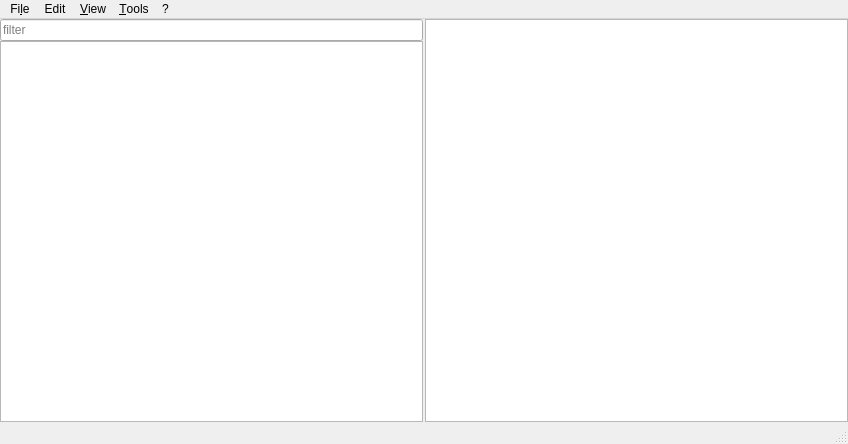
<?xml version="1.0" encoding="UTF-8"?>
<ui version="4.0">
 <class>QtGui::MainWindow</class>
 <widget class="QMainWindow" name="QtGui::MainWindow">
  <property name="geometry">
   <rect>
    <x>0</x>
    <y>0</y>
    <width>848</width>
    <height>444</height>
   </rect>
  </property>
  <property name="windowTitle">
   <string>Password Manager</string>
  </property>
  <property name="windowIcon">
   <iconset resource="../resources/icons.qrc">
    <normaloff>:/icons/hicolor/128x128/apps/passwordmanager.png</normaloff>:/icons/hicolor/128x128/apps/passwordmanager.png</iconset>
  </property>
  <property name="locale">
   <locale language="English" country="UnitedStates"/>
  </property>
  <widget class="QWidget" name="centralWidget">
   <property name="acceptDrops">
    <bool>true</bool>
   </property>
   <layout class="QVBoxLayout" name="verticalLayout_3">
    <property name="spacing">
     <number>0</number>
    </property>
    <property name="leftMargin">
     <number>0</number>
    </property>
    <property name="topMargin">
     <number>0</number>
    </property>
    <property name="rightMargin">
     <number>0</number>
    </property>
    <property name="bottomMargin">
     <number>0</number>
    </property>
    <item>
     <widget class="QWidget" name="mainWidget" native="true">
      <layout class="QHBoxLayout" name="horizontalLayout">
       <property name="spacing">
        <number>0</number>
       </property>
       <property name="leftMargin">
        <number>0</number>
       </property>
       <property name="topMargin">
        <number>0</number>
       </property>
       <property name="rightMargin">
        <number>0</number>
       </property>
       <property name="bottomMargin">
        <number>0</number>
       </property>
       <item>
        <widget class="QSplitter" name="splitter">
         <property name="orientation">
          <enum>Qt::Horizontal</enum>
         </property>
         <property name="handleWidth">
          <number>1</number>
         </property>
         <widget class="QWidget" name="leftWidget" native="true">
          <layout class="QVBoxLayout" name="verticalLayout_2">
           <property name="spacing">
            <number>0</number>
           </property>
           <property name="leftMargin">
            <number>0</number>
           </property>
           <property name="topMargin">
            <number>0</number>
           </property>
           <property name="rightMargin">
            <number>1</number>
           </property>
           <property name="bottomMargin">
            <number>0</number>
           </property>
           <item>
            <widget class="Widgets::ClearLineEdit" name="accountFilterLineEdit">
             <property name="sizePolicy">
              <sizepolicy hsizetype="Preferred" vsizetype="Fixed">
               <horstretch>0</horstretch>
               <verstretch>0</verstretch>
              </sizepolicy>
             </property>
             <property name="minimumSize">
              <size>
               <width>225</width>
               <height>0</height>
              </size>
             </property>
             <property name="placeholderText">
              <string>filter</string>
             </property>
            </widget>
           </item>
           <item>
            <widget class="QTreeView" name="treeView">
             <property name="contextMenuPolicy">
              <enum>Qt::CustomContextMenu</enum>
             </property>
             <property name="dragEnabled">
              <bool>true</bool>
             </property>
             <property name="dragDropMode">
              <enum>QAbstractItemView::InternalMove</enum>
             </property>
             <property name="defaultDropAction">
              <enum>Qt::MoveAction</enum>
             </property>
             <property name="alternatingRowColors">
              <bool>true</bool>
             </property>
             <property name="animated">
              <bool>true</bool>
             </property>
             <property name="headerHidden">
              <bool>true</bool>
             </property>
            </widget>
           </item>
          </layout>
         </widget>
         <widget class="QWidget" name="rightWidget" native="true">
          <layout class="QVBoxLayout" name="verticalLayout">
           <property name="spacing">
            <number>0</number>
           </property>
           <property name="leftMargin">
            <number>0</number>
           </property>
           <property name="topMargin">
            <number>0</number>
           </property>
           <property name="rightMargin">
            <number>0</number>
           </property>
           <property name="bottomMargin">
            <number>0</number>
           </property>
           <item>
            <widget class="QTableView" name="tableView">
             <property name="contextMenuPolicy">
              <enum>Qt::CustomContextMenu</enum>
             </property>
             <property name="frameShadow">
              <enum>QFrame::Raised</enum>
             </property>
             <property name="dragEnabled">
              <bool>true</bool>
             </property>
             <property name="dragDropMode">
              <enum>QAbstractItemView::DragDrop</enum>
             </property>
             <property name="defaultDropAction">
              <enum>Qt::CopyAction</enum>
             </property>
             <property name="alternatingRowColors">
              <bool>true</bool>
             </property>
            </widget>
           </item>
          </layout>
         </widget>
        </widget>
       </item>
      </layout>
     </widget>
    </item>
   </layout>
  </widget>
  <widget class="QMenuBar" name="menuBar">
   <property name="geometry">
    <rect>
     <x>0</x>
     <y>0</y>
     <width>848</width>
     <height>29</height>
    </rect>
   </property>
   <widget class="QMenu" name="menuProgramm">
    <property name="title">
     <string>Fi&amp;le</string>
    </property>
    <widget class="QMenu" name="menuRecent">
     <property name="title">
      <string>&amp;Recent</string>
     </property>
     <property name="icon">
      <iconset theme="document-open-recent">
       <normaloff/>
      </iconset>
     </property>
     <addaction name="actionSepRecent"/>
     <addaction name="actionClearRecent"/>
    </widget>
    <addaction name="actionCreate"/>
    <addaction name="actionOpen"/>
    <addaction name="actionSave"/>
    <addaction name="actionSaveAs"/>
    <addaction name="actionExport"/>
    <addaction name="actionShowContainingDirectory"/>
    <addaction name="actionAlwaysCreateBackup"/>
    <addaction name="separator"/>
    <addaction name="actionClose"/>
    <addaction name="actionChangepassword"/>
    <addaction name="separator"/>
    <addaction name="menuRecent"/>
    <addaction name="actionQuit"/>
   </widget>
   <widget class="QMenu" name="menu">
    <property name="title">
     <string>?</string>
    </property>
    <addaction name="actionAbout"/>
   </widget>
   <widget class="QMenu" name="menuEdit">
    <property name="title">
     <string>Edit</string>
    </property>
    <addaction name="actionUndo"/>
    <addaction name="actionRedo"/>
    <addaction name="separator"/>
    <addaction name="actionAddAccount"/>
    <addaction name="actionAddCategory"/>
    <addaction name="actionRemoveAccount"/>
    <addaction name="separator"/>
    <addaction name="actionInsertRow"/>
    <addaction name="actionRemoveRows"/>
   </widget>
   <widget class="QMenu" name="menuTools">
    <property name="title">
     <string>&amp;Tools</string>
    </property>
    <addaction name="actionPasswordGenerator"/>
   </widget>
   <widget class="QMenu" name="menuView">
    <property name="title">
     <string>&amp;View</string>
    </property>
    <addaction name="actionHidePasswords"/>
    <addaction name="actionShowUndoStack"/>
   </widget>
   <addaction name="menuProgramm"/>
   <addaction name="menuEdit"/>
   <addaction name="menuView"/>
   <addaction name="menuTools"/>
   <addaction name="menu"/>
  </widget>
  <widget class="QStatusBar" name="statusBar">
   <property name="sizeGripEnabled">
    <bool>true</bool>
   </property>
  </widget>
  <action name="actionOpen">
   <property name="icon">
    <iconset theme="document-open">
     <normaloff/>
    </iconset>
   </property>
   <property name="text">
    <string>&amp;Open ...</string>
   </property>
   <property name="shortcut">
    <string>Ctrl+O</string>
   </property>
  </action>
  <action name="actionQuit">
   <property name="icon">
    <iconset theme="application-exit">
     <normaloff/>
    </iconset>
   </property>
   <property name="text">
    <string>&amp;Quit</string>
   </property>
   <property name="shortcut">
    <string>Ctrl+Q</string>
   </property>
  </action>
  <action name="actionAbout">
   <property name="icon">
    <iconset theme="help-about">
     <normaloff/>
    </iconset>
   </property>
   <property name="text">
    <string>&amp;About</string>
   </property>
  </action>
  <action name="actionSave">
   <property name="icon">
    <iconset theme="document-save">
     <normaloff/>
    </iconset>
   </property>
   <property name="text">
    <string>&amp;Save</string>
   </property>
   <property name="shortcut">
    <string>Ctrl+S</string>
   </property>
  </action>
  <action name="actionCreate">
   <property name="icon">
    <iconset theme="document-new">
     <normaloff/>
    </iconset>
   </property>
   <property name="text">
    <string>&amp;New ...</string>
   </property>
   <property name="shortcut">
    <string>Ctrl+N</string>
   </property>
  </action>
  <action name="actionClose">
   <property name="icon">
    <iconset theme="window-close">
     <normaloff/>
    </iconset>
   </property>
   <property name="text">
    <string>&amp;Close</string>
   </property>
   <property name="shortcut">
    <string>Ctrl+Shift+Q</string>
   </property>
  </action>
  <action name="actionChangepassword">
   <property name="icon">
    <iconset theme="dialog-password">
     <normaloff/>
    </iconset>
   </property>
   <property name="text">
    <string>Change &amp;password ...</string>
   </property>
  </action>
  <action name="actionAddAccount">
   <property name="icon">
    <iconset theme="list-add">
     <normaloff/>
    </iconset>
   </property>
   <property name="text">
    <string>&amp;Add new account</string>
   </property>
   <property name="shortcut">
    <string>Ctrl+Shift+A</string>
   </property>
  </action>
  <action name="actionSaveAs">
   <property name="icon">
    <iconset theme="document-save-as">
     <normaloff/>
    </iconset>
   </property>
   <property name="text">
    <string>Sa&amp;ve as ...</string>
   </property>
   <property name="shortcut">
    <string>Ctrl+Shift+S</string>
   </property>
  </action>
  <action name="actionRemoveAccount">
   <property name="icon">
    <iconset theme="list-remove">
     <normaloff/>
    </iconset>
   </property>
   <property name="iconText">
    <string>Remove selected entry</string>
   </property>
   <property name="toolTip">
    <string>Remove selected entry</string>
   </property>
  </action>
  <action name="actionInsertRow">
   <property name="icon">
    <iconset theme="insert-text">
     <normaloff/>
    </iconset>
   </property>
   <property name="text">
    <string>&amp;Insert field</string>
   </property>
  </action>
  <action name="actionRemoveRows">
   <property name="icon">
    <iconset theme="list-remove">
     <normaloff/>
    </iconset>
   </property>
   <property name="text">
    <string>Remove selected &amp;field(s)</string>
   </property>
  </action>
  <action name="actionPasswordGenerator">
   <property name="text">
    <string>&amp;Password generator</string>
   </property>
  </action>
  <action name="actionClearRecent">
   <property name="icon">
    <iconset theme="edit-clear">
     <normaloff/>
    </iconset>
   </property>
   <property name="text">
    <string>&amp;Clear list</string>
   </property>
  </action>
  <action name="actionAlwaysCreateBackup">
   <property name="checkable">
    <bool>true</bool>
   </property>
   <property name="checked">
    <bool>true</bool>
   </property>
   <property name="text">
    <string>&amp;Always create backup</string>
   </property>
  </action>
  <action name="actionExport">
   <property name="icon">
    <iconset theme="document-export">
     <normaloff/>
    </iconset>
   </property>
   <property name="text">
    <string>&amp;Export ...</string>
   </property>
  </action>
  <action name="actionShowContainingDirectory">
   <property name="icon">
    <iconset theme="folder">
     <normaloff/>
    </iconset>
   </property>
   <property name="text">
    <string>Show containing &amp;directory</string>
   </property>
  </action>
  <action name="actionUndo">
   <property name="enabled">
    <bool>false</bool>
   </property>
   <property name="icon">
    <iconset theme="edit-undo">
     <normaloff/>
    </iconset>
   </property>
   <property name="text">
    <string>&amp;Undo</string>
   </property>
  </action>
  <action name="actionRedo">
   <property name="enabled">
    <bool>false</bool>
   </property>
   <property name="icon">
    <iconset theme="edit-redo">
     <normaloff/>
    </iconset>
   </property>
   <property name="text">
    <string>&amp;Redo</string>
   </property>
  </action>
  <action name="actionAddCategory">
   <property name="icon">
    <iconset theme="list-add">
     <normaloff/>
    </iconset>
   </property>
   <property name="text">
    <string>Add &amp;new category</string>
   </property>
  </action>
  <action name="actionShowUndoStack">
   <property name="checkable">
    <bool>true</bool>
   </property>
   <property name="text">
    <string>&amp;Show undo stack</string>
   </property>
  </action>
  <action name="actionHidePasswords">
   <property name="checkable">
    <bool>true</bool>
   </property>
   <property name="text">
    <string>&amp;Hide passwords</string>
   </property>
  </action>
  <action name="actionSepRecent"/>
 </widget>
 <layoutdefault spacing="6" margin="11"/>
 <customwidgets>
  <customwidget>
   <class>Widgets::ClearLineEdit</class>
   <extends>QLineEdit</extends>
   <header location="global">qtutilities/widgets/clearlineedit.h</header>
  </customwidget>
 </customwidgets>
 <resources>
  <include location="../resources/icons.qrc"/>
 </resources>
 <connections/>
</ui>
